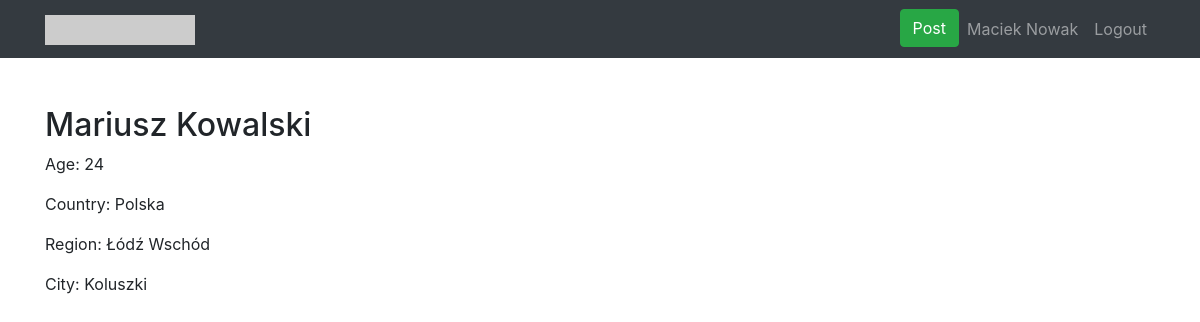
Page /profile.php?user_id=1 (signed in) on the committed database.
### tables this page shows
CREATE TABLE `users` (
  `user_id` int(11) NOT NULL,
  `Login` varchar(35) NOT NULL,
  `E-mail` varchar(50) NOT NULL,
  `Password` varchar(50) NOT NULL,
  `First` varchar(35) NOT NULL,
  `Last` varchar(50) NOT NULL,
  `Age` int(3) NOT NULL,
  `City` varchar(40) NOT NULL,
  `Region` varchar(40) NOT NULL,
  `Country` varchar(40) NOT NULL
);

### profile.php (the view, shortened to what this page needs)
<!DOCTYPE html>
<?php require_once "cfg/config.php"; ?>
<html lang="en">
<head>
    <?php
    if(isset($_SESSION['username']) && $_SESSION['logged']) {
        $connect = new mysqli($host, $db_user, $db_password, $db_name);
        $connect->set_charset("utf8");
        $user = $_SESSION['username'];
        $result = $connect->query("SELECT * FROM users WHERE Login='$user'");
        $data = $result->fetch_assoc();
        if($_SESSION['username'] == $data['Login']) {
            $username = $data["First"]." ".$data["Last"];
        }
    } else {
        header("Location: login.php");
    }
    ?>
    <link href="vendor/bootstrap/css/bootstrap.min.css" rel="stylesheet">
    <link href="css/logo-nav.css" rel="stylesheet">
</head>
<body>
<nav class="navbar navbar-expand-lg navbar-dark bg-dark fixed-top">
    <div class="container">
        <a class="navbar-brand" href="index.php">
            <img src="http://placehold.it/300x60?text=Logo" width="150" height="30" alt="">
        </a>
        <div class="collapse navbar-collapse" id="navbarResponsive">
            <ul class="navbar-nav ml-auto">
                <li class="nav-item">
                    <a class="btn btn-success" href="post.php">Post</a>
                </li>
                <li class="nav-item">
                    <?php echo '<a class="nav-link" href="profile.php?user_id='.$data['user_id'].'">'.$username.'</a>';?>
                </li>
                <li class="nav-item">
                    <a class="nav-link" href="include/logout.php">Logout</a>
                </li>
            </ul>
        </div>
    </div>
</nav>
<div class="container" style="margin-top:50px;">
<?php
    if(isset($_GET['user_id'])) {
        $i = $_GET['user_id'];
        $data_row = $connect->query("SELECT * FROM users WHERE user_id='$i'");
        $user = $data_row->fetch_assoc();
        echo '<h2>' . $user["First"] . ' ' . $user["Last"] . '</h2>
            <p class="text-justify">Age: ' . $user["Age"] . '</p>
            <p class="text-justify">Country: ' . $user["Country"] . '</p>
            <p class="text-justify">Region: ' . $user["Region"] . '</p>
            <p class="text-justify">City: ' . $user["City"] . '</p>';
    }
?>
</div>
</body>
</html>

### css/logo-nav.css (style rules this page uses)
body { padding-top: 54px; }
@media (min-width: 992px) { body { padding-top: 56px; } }

### profile.php (style rules this page uses)
a, a:hover { color: black; text-decoration: none; }

### rows in the picture
users: username "Maciek Nowak"
users: First "Mariusz", Last "Kowalski", Age "24", Country "Polska", Region "Łódź Wschód", City "Koluszki"
